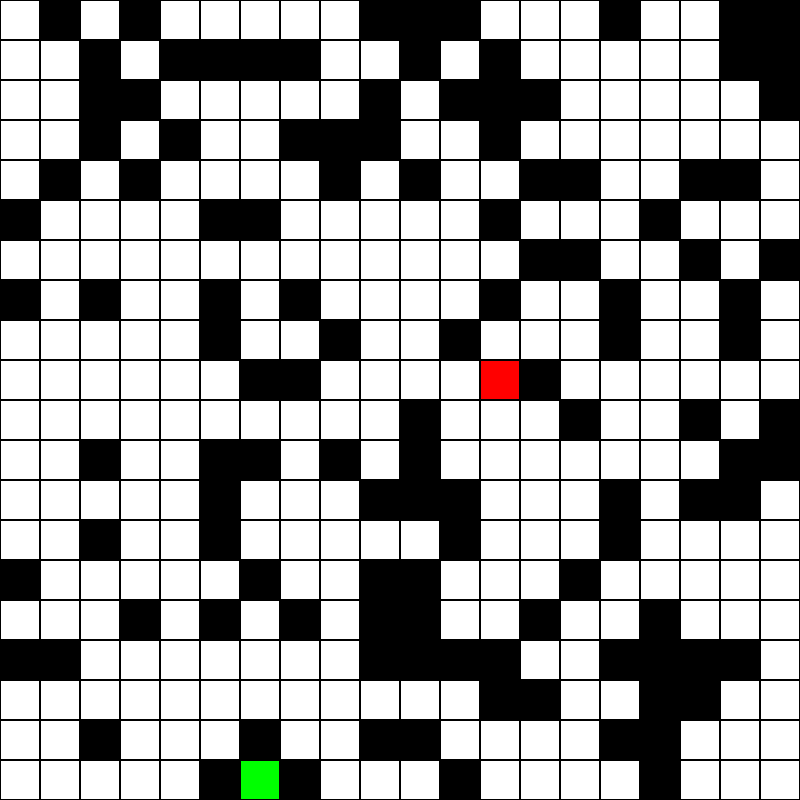
Frame 1 (no input)
Frame 60 (the mouse pressed at the canvas centre just before this capture): identical to frame 1, image omitted
Frame 120 (the mouse held since frame 60 and released just before this capture): identical to frame 1, image omitted

The Processing sketch that drew this single still picture (run headless with seeded random() and noise(); from frame 60 on, the mouse is pressed at the canvas centre):

// Processing sketch: pathfinding
// ── pathfinding.pde
import java.util.List;
import java.util.LinkedList;

int[][] pathMap,obstacleMap;
int start,end;
List<Integer> queue;

void setup() {
  size(800, 800);
  __init();
}

void __init() {
  queue = new LinkedList<Integer>();
  pathMap = new int[20][20];
  obstacleMap = new int[20][20];
  for (int y = 0; y < 20; y++) {
    for (int x = 0; x < 20; x++) {
      if ((int)random(100) < 30) {
        obstacleMap[x][y] = 1;
      }
    }
  }
  start = getPoint();
  end = getPoint();
}

void draw() {
  for (int y = 0; y < 20; y++) {
    for (int x = 0; x < 20; x++) {
      if (obstacleMap[x][y] == 1) {
        fill(0);
      } else if (pathMap[x][y] > 0) {
        fill(pathMap[x][y]);
      } else {
        fill(255);
      }
      rect(x*40, y*40, 39, 39);      
    }
  }
  fill(0, 255, 0);
  rect(40*(start%20), 40*(start/20), 39, 39);
  fill(255, 0, 0);
  rect(40*(end%20), 40*(end/20), 39, 39);
}

int getPoint() {
  int ret = (int)random(400)+1;
  while (obstacleMap[ret%20][(int)ret/20] == 1) {
    ret = (int)random(400)+1;
  }
  return ret;
}

void keyPressed() {
  __init();
}
